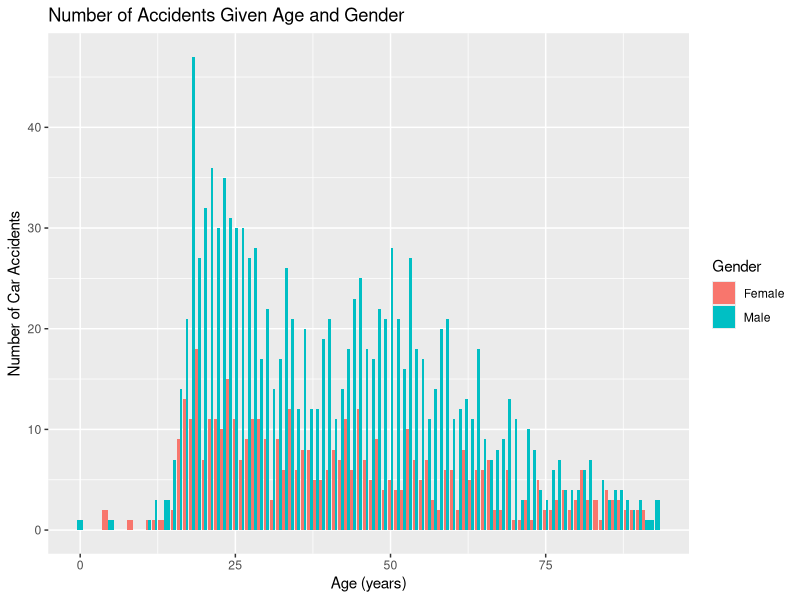
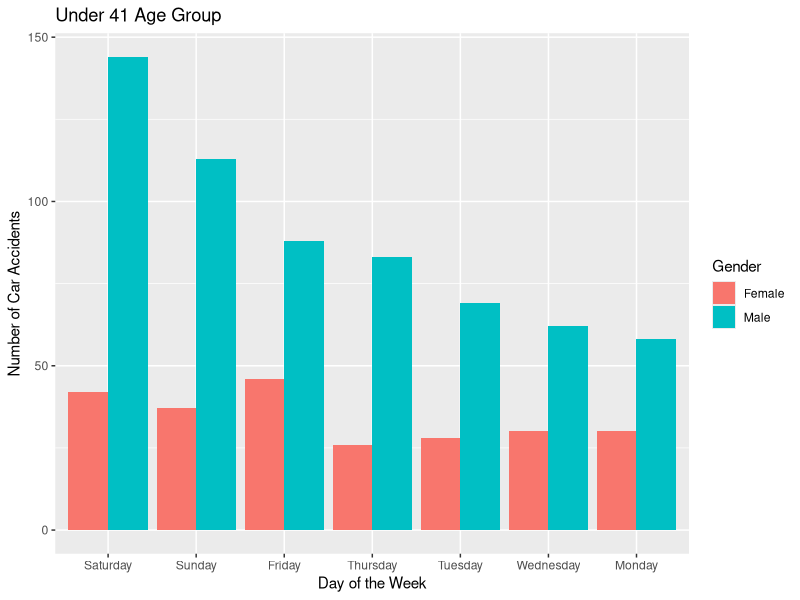
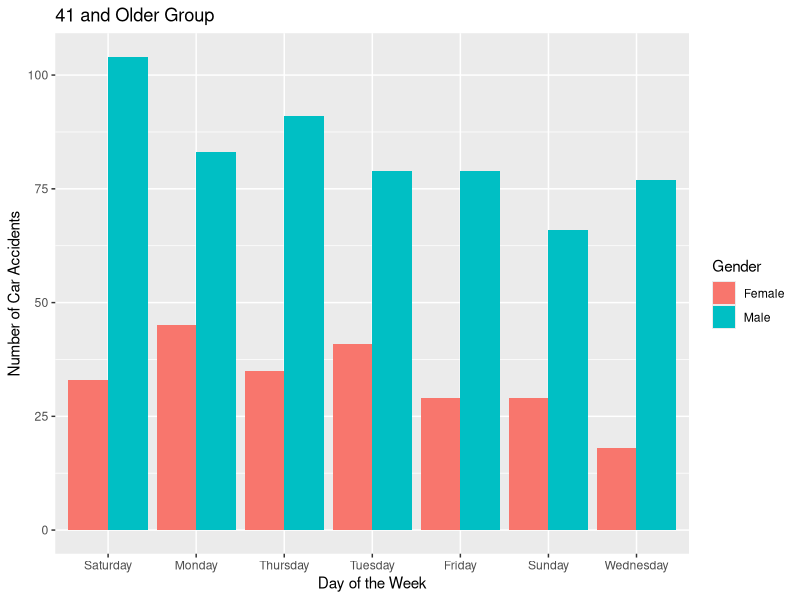

Write the R code that produced these figures, in order.
## ---- chunk 1
suppressWarnings(library(dplyr))
suppressWarnings(library(data.table))
suppressWarnings(library(ggplot2))
suppressWarnings(library(tidyverse))
## ---- chunk 2
data2 <- read_csv('genderAndAgeData.csv')
data2 <- na.omit(data2)
data2 <- data2 %>% rename(fatals = 'Fatalities in crash')

f1 <- data2 %>% group_by(Age, Gender) %>% summarize(count = n()) %>% arrange(desc(count))
## ---- chunk 3
ggplot(f1, aes(x=Age, y = count, fill = Gender)) + geom_bar(stat="identity", position = "dodge") + xlab("Age (years)") + ylab("Number of Car Accidents") + ggtitle("Number of Accidents Given Age and Gender")

data2$dates <- as.Date(data2$'Crash Date', "%m/%d/%y")
temp <- data2
temp$weekday <- weekdays(temp$dates)
temp <- temp

temp$group1 <- ifelse(temp$Age < 41, "Under35", "35andUp")
temp2 <- temp %>% group_by(weekday, Gender) %>% filter(group1 == "Under35") %>% summarize(N = n()) %>% arrange(desc(N))

temp3 <- temp %>% group_by(weekday, Gender) %>% filter(group1 == "35andUp") %>% summarize(N = n()) %>% arrange(desc(N))
## ---- chunk 4
ggplot(temp2, aes(x = reorder(weekday, -N), y = N, fill = Gender)) + geom_bar(stat = "identity", position = "dodge") + xlab("Day of the Week") + ylab("Number of Car Accidents") + ggtitle("Under 41 Age Group")

ggplot(temp3, aes(x = reorder(weekday, -N), y = N, fill = Gender)) + geom_bar(stat = "identity", position = "dodge") + xlab("Day of the Week") + ylab("Number of Car Accidents") + ggtitle("41 and Older Group")
